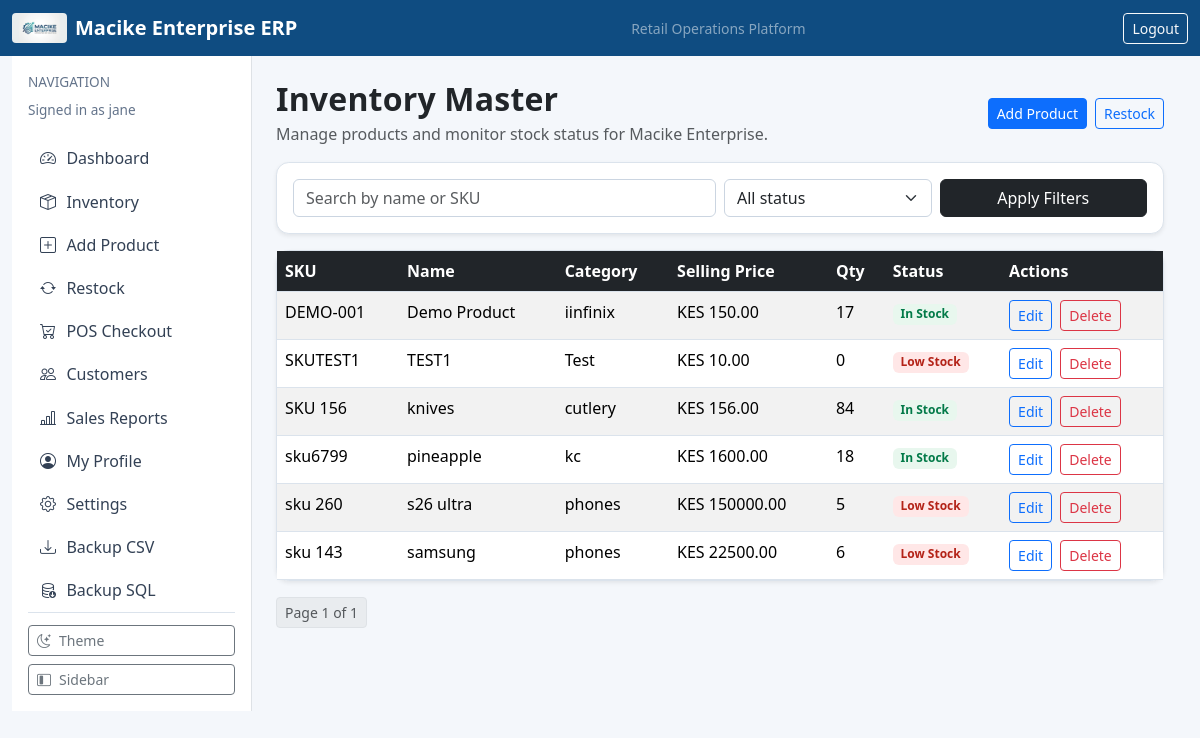
The app's page /inventory/ (signed in) with its own data.
### dashboard/models.py (models this page shows, shortened)
class AppSettings(models.Model):
    class ThemeChoice(models.TextChoices):
        LIGHT = "light", "Light"
        DARK = "dark", "Dark"
        SYSTEM = "system", "System"
    business_name = models.CharField(max_length=120, default="Macike Enterprise")
    logo_url = models.CharField(max_length=255, blank=True, help_text="Set a web/static path e.g. /static/img/macike-logo.png")
    business_address = models.CharField(max_length=255, blank=True, default="Mombasa, Kenya")
    business_phone = models.CharField(max_length=40, blank=True, default="")
    business_email = models.EmailField(blank=True, default="")
    currency_code = models.CharField(max_length=10, default="KES")
    vat_rate = models.DecimalField(max_digits=5, decimal_places=2, default=16.00)
    invoice_terms = models.CharField(max_length=255, default="Pay via M-Pesa. Payment due within 5 days.")
    receipt_footer = models.CharField(max_length=255, default="Thank you for shopping with Macike Enterprise.")
    theme = models.CharField(max_length=10, choices=ThemeChoice.choices, default=ThemeChoice.LIGHT)
    compact_mode = models.BooleanField(default=False)
    default_payment_method = models.CharField(max_length=20, default="CASH")
    require_phone_for_mpesa = models.BooleanField(default=True)
    auto_open_receipt = models.BooleanField(default=True)
    updated_at = models.DateTimeField(auto_now=True)
    @classmethod
    def get_solo(cls):
        obj, _ = cls.objects.get_or_create(pk=1)
        return obj

### accounts/models.py (models this page shows, shortened)
class CustomUser(AbstractUser):
    class Roles(models.TextChoices):
        ADMIN = "ADMIN", "Administrator"
        MANAGER = "MANAGER", "Manager"
        CASHIER = "CASHIER", "Cashier"
        AUDITOR = "AUDITOR", "Auditor"
    role = models.CharField(max_length=20, choices=Roles.choices, default=Roles.CASHIER)
    phone_number = models.CharField(max_length=15, blank=True, null=True)

### inventory/models.py (models this page shows, shortened)
class Product(models.Model):
    category = models.ForeignKey(ProductCategory, on_delete=models.PROTECT, related_name="products")
    supplier = models.ForeignKey(Supplier, on_delete=models.SET_NULL, blank=True, null=True, related_name="products")
    name = models.CharField(max_length=200)
    sku = models.CharField(max_length=50, unique=True)
    cost_price = models.DecimalField(max_digits=10, decimal_places=2, validators=[MinValueValidator(0)])
    selling_price = models.DecimalField(max_digits=10, decimal_places=2, validators=[MinValueValidator(0)])
    quantity = models.PositiveIntegerField(default=0)
    reorder_level = models.PositiveIntegerField(default=10)
    @property
    def is_low_stock(self) -> bool:
        return self.quantity <= self.reorder_level

class ProductCategory(models.Model):
    name = models.CharField(max_length=100, unique=True)
    description = models.TextField(blank=True)
    is_active = models.BooleanField(default=True)

### inventory/views.py (the view)
# urls.py: path("", product_list, name="inventory-list"),
@login_required
def product_list(request):
    products_qs = Product.objects.select_related("category").all().order_by("name")
    q = request.GET.get("q", "").strip()
    status = request.GET.get("status", "").strip()
    if q:
        products_qs = products_qs.filter(models.Q(name__icontains=q) | models.Q(sku__icontains=q))
    if status == "low":
        products_qs = products_qs.filter(quantity__lte=models.F("reorder_level"))
    elif status == "ok":
        products_qs = products_qs.filter(quantity__gt=models.F("reorder_level"))
    paginator = Paginator(products_qs, 8)
    page_obj = paginator.get_page(request.GET.get("page"))
    return render(
        request,
        "inventory/product_list.html",
        {"products": page_obj.object_list, "page_obj": page_obj, "q": q, "status": status},
    )

### dashboard/context_processors.py (called while the page is built)
def app_settings(request):
    return {"app_settings": AppSettings.get_solo()}

### templates/inventory/product_list.html (shortened to what this page needs)
{% extends "base.html" %}
{% block content %}
<div class="d-flex justify-content-between align-items-center mb-3">
    <div>
        <h2 class="section-title mb-1">Inventory Master</h2>
        <p class="text-muted mb-0">Manage products and monitor stock status for Macike Enterprise.</p>
    </div>
    <div class="d-flex gap-2">
        <a class="btn btn-primary btn-sm" href="/inventory/new/">Add Product</a>
        <a class="btn btn-outline-primary btn-sm" href="/inventory/restock/">Restock</a>
    </div>
</div>
<div class="card shadow-sm mb-3">
    <div class="card-body">
        <form method="get" class="row g-2">
            <div class="col-md-6">
                <input class="form-control" type="text" name="q" value="{{ q }}" placeholder="Search by name or SKU">
            </div>
            <div class="col-md-3">
                <select class="form-select" name="status">
                    <option value="" {% if not status %}selected{% endif %}>All status</option>
                </select>
            </div>
            <div class="col-md-3 d-grid">
                <button class="btn btn-dark" type="submit">Apply Filters</button>
            </div>
        </form>
    </div>
</div>
<div class="card shadow-sm">
    <div class="table-responsive">
        <table class="table table-striped table-hover mb-0">
            <thead class="table-dark">
                <tr>
                    <th>SKU</th><th>Name</th><th>Category</th><th>Selling Price</th><th>Qty</th><th>Status</th><th>Actions</th>
                </tr>
            </thead>
            <tbody>
                {% for p in products %}
                    <tr>
                        <td>{{ p.sku }}</td>
                        <td>{{ p.name }}</td>
                        <td>{{ p.category.name }}</td>
                        <td>KES {{ p.selling_price }}</td>
                        <td>{{ p.quantity }}</td>
                        <td>
                            {% if p.is_low_stock %}
                                <span class="badge badge-soft-danger">Low Stock</span>
                            {% else %}
                                <span class="badge badge-soft-success">In Stock</span>
                            {% endif %}
                        </td>
                        <td>
                            <div class="d-flex gap-2">
                                <a class="btn btn-outline-primary btn-sm" href="/inventory/{{ p.id }}/edit/">Edit</a>
                                <a class="btn btn-outline-danger btn-sm" href="/inventory/{{ p.id }}/delete/">Delete</a>
                            </div>
                        </td>
                    </tr>
                {% empty %}
                    <tr><td colspan="7" class="text-center">No products yet.</td></tr>
                {% endfor %}
            </tbody>
        </table>
    </div>
</div>
{% if page_obj %}
<nav class="mt-3" aria-label="Products pagination">
    <ul class="pagination pagination-sm">
        <li class="page-item disabled"><span class="page-link">Page {{ page_obj.number }} of {{ page_obj.paginator.num_pages }}</span></li>
    </ul>
</nav>
{% endif %}
{% endblock %}

### templates/base.html (shortened to what this page needs)
<!doctype html>
<html lang="en">
<head>
    <link href="https://cdn.jsdelivr.net/npm/bootstrap@5.3.3/dist/css/bootstrap.min.css" rel="stylesheet">
    <link href="https://cdn.jsdelivr.net/npm/bootstrap-icons@1.11.3/font/bootstrap-icons.css" rel="stylesheet">
</head>
<body class="{% if app_settings.theme == 'dark' %}theme-dark{% endif %}{% if app_settings.compact_mode %} compact{% endif %}">
    <nav class="navbar navbar-expand-lg navbar-dark" style="background: var(--brand-primary);">
        <div class="container-fluid">
            <a class="navbar-brand fw-semibold d-flex align-items-center gap-2" href="/">
                {% if app_settings.logo_url %}
                    <img src="{{ app_settings.logo_url }}" alt="Business Logo" style="height: 30px; width: auto; border-radius: 4px;">
                {% endif %}
                <span>{{ app_settings.business_name }} ERP</span>
            </a>
            <span class="text-white-50 small d-none d-md-inline">Retail Operations Platform</span>
            {% if user.is_authenticated %}
                <form method="post" action="/logout/" class="d-inline">
                    <button class="btn btn-outline-light btn-sm" type="submit">Logout</button>
                </form>
            {% endif %}
        </div>
    </nav>
    <main class="container-fluid app-shell">
        <div class="row g-0">
            {% if user.is_authenticated %}
            <aside class="sidebar-col p-3 border-end bg-white d-flex flex-column">
                <div>
                    <p class="text-uppercase app-subtitle mb-2 sidebar-caption">Navigation</p>
                    <p class="app-subtitle sidebar-role mb-3">Signed in as {{ user.username }}</p>
                </div>
                <div class="flex-grow-1">
                    <a class="sidebar-link" href="/" title="Dashboard"><i class="bi bi-speedometer2"></i><span class="link-text">Dashboard</span></a>
                    <a class="sidebar-link" href="/inventory/" title="Inventory"><i class="bi bi-box-seam"></i><span class="link-text">Inventory</span></a>
                    <a class="sidebar-link" href="/inventory/new/" title="Add Product"><i class="bi bi-plus-square"></i><span class="link-text">Add Product</span></a>
                    <a class="sidebar-link" href="/inventory/restock/" title="Restock"><i class="bi bi-arrow-repeat"></i><span class="link-text">Restock</span></a>
                    <a class="sidebar-link" href="/sales/pos/" title="POS Checkout"><i class="bi bi-cart-check"></i><span class="link-text">POS Checkout</span></a>
                    <a class="sidebar-link" href="/sales/customers/" title="Customers"><i class="bi bi-people"></i><span class="link-text">Customers</span></a>
                    <a class="sidebar-link" href="/sales/report/" title="Sales Reports"><i class="bi bi-bar-chart-line"></i><span class="link-text">Sales Reports</span></a>
                    <a class="sidebar-link" href="/profile/" title="My Profile"><i class="bi bi-person-circle"></i><span class="link-text">My Profile</span></a>
                    <a class="sidebar-link" href="/settings/" title="Settings"><i class="bi bi-gear"></i><span class="link-text">Settings</span></a>
                    <a class="sidebar-link" href="/backup/export/csv/" title="Backup CSV"><i class="bi bi-download"></i><span class="link-text">Backup CSV</span></a>
                    <a class="sidebar-link" href="/backup/export/csv/?format=sql" title="Backup SQL"><i class="bi bi-database-down"></i><span class="link-text">Backup SQL</span></a>
                </div>
                <div class="sidebar-footer d-grid gap-2">
                    <button id="themeToggle" class="btn btn-outline-secondary btn-sm sidebar-control-btn" type="button" title="Toggle light/dark theme">
                        <i id="themeToggleIcon" class="bi bi-moon-stars"></i><span class="link-text">Theme</span>
                    </button>
                    <button id="sidebarToggle" class="btn btn-outline-secondary btn-sm sidebar-control-btn" type="button" title="Toggle sidebar">
                        <i class="bi bi-layout-sidebar-inset"></i><span class="link-text">Sidebar</span>
                    </button>
                </div>
            </aside>
            <section class="content-col p-4">
            {% else %}
            <section class="col-12 p-4">
            {% endif %}
                {% block content %}{% endblock %}
            </section>
        </div>
    </main>
</body>
</html>

### templates/base.html (style rules this page uses)
:root { --brand-primary: #0f4c81; --brand-accent: #1f9d8b; --brand-bg: #f4f7fb; }
body { background: var(--brand-bg); }
.app-shell { min-height: calc(100vh - 56px); }
.app-shell .sidebar-col { width: 240px; transition: width 0.28s ease; overflow: hidden; }
.app-shell .content-col { width: calc(100% - 240px); transition: width 0.28s ease; }
.card { border: 1px solid #dbe3ec; border-radius: 0.8rem; box-shadow: 0 1px 3px rgba(15, 23, 42, 0.06); }
.table { border-color: #dbe3ec; }
.table > :not(caption) > * > * { border-bottom-color: #dbe3ec; }
.form-control, .form-select { border: 1px solid #cbd5e1; box-shadow: none; }
.badge-soft-danger { background: #ffe7e7; color: #b42318; }
.badge-soft-success { background: #e8f7ee; color: #027a48; }
.section-title { font-weight: 700; letter-spacing: 0.2px; }
.sidebar-link { color: #334155; text-decoration: none; padding: 0.6rem 0.75rem; border-radius: 0.5rem; display: flex; align-items: center; gap: 0.65rem; white-space: nowrap; }
.sidebar-link i { width: 1rem; text-align: center; font-size: 1rem; }
.sidebar-link .link-text { transition: opacity 0.2s ease; }
.app-subtitle { font-size: 0.85rem; color: #64748b; }
.sidebar-footer { border-top: 1px solid #dbe3ec; padding-top: 0.75rem; margin-top: auto; }
.sidebar-control-btn { width: 100%; display: flex; align-items: center; gap: 0.5rem; justify-content: flex-start; }

### records on screen
AppSettings: logo_url (picture), business_name "Macike Enterprise"
CustomUser: username "jane"
Product: sku "DEMO-001", name "Demo Product", category.name "iinfinix", selling_price "150.00", quantity "17", reorder_level "In Stock"
Product: sku "SKUTEST1", name "TEST1", category.name "Test", selling_price "10.00", quantity "0", reorder_level "Low Stock"
Product: sku "SKU 156", name "knives", category.name "cutlery", selling_price "156.00", quantity "84", reorder_level "In Stock"
Product: sku "sku6799", name "pineapple", category.name "kc", selling_price "1600.00", quantity "18", reorder_level "In Stock"
Product: sku "sku 260", name "s26 ultra", category.name "phones", selling_price "150000.00", quantity "5", reorder_level "Low Stock"
Product: sku "sku 143", name "samsung", category.name "phones", selling_price "22500.00", quantity "6", reorder_level "Low Stock"

### other values on screen
{{ page_obj.number }} "1"
{{ page_obj.paginator.num_pages }} "1"
